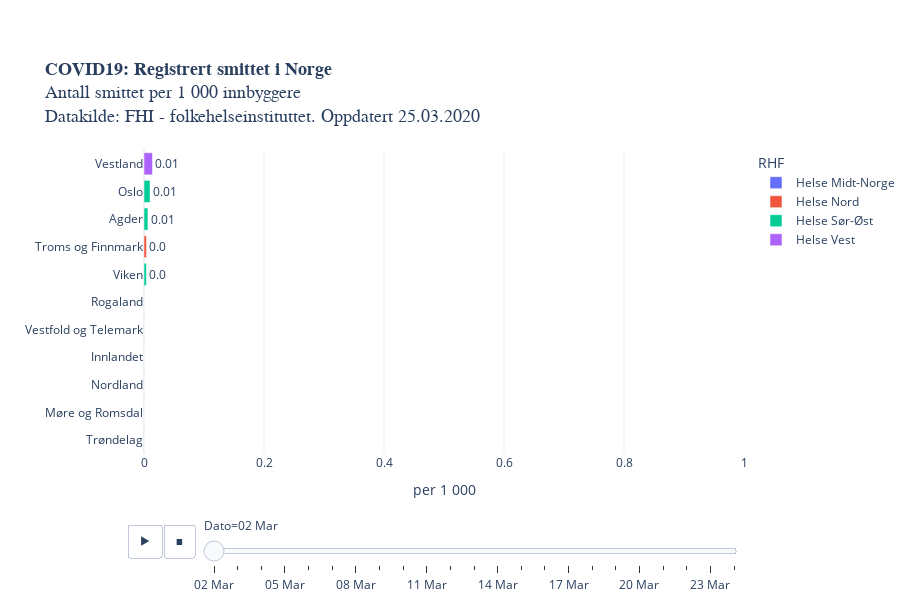

Write notebook code for a chart like this one.
### Code cell
legend = [i for i in vekst["RHF"].unique()]
legend.sort()

fig = px.bar(melted, 
             x='Smittede/tusen innb', y='Fylke', animation_frame="variable",
             animation_group="Fylke",
             orientation='h',
             category_orders={"RHF": legend},
             labels = {"Veksttakt": "daglig vekst (%)", "variable": "Dato"},
             color='RHF',
             text="txt",
             height=600,
             title = "<b>COVID19: Registrert smittet i Norge</b><br>Antall smittet per 1 000 innbyggere<br>Datakilde: FHI - folkehelseinstituttet. Oppdatert " +datetime.today().strftime('%d.%m.%Y'),
             template = "plotly_white",
             range_x=[0,1]
                 ).update_yaxes(categoryorder="total ascending")

fig.layout.coloraxis.showscale = False

fig.update_layout(
    yaxis=dict(
        separatethousands=True,
        categoryorder = 'total ascending',
        title_text="",
        fixedrange=True,
    ), xaxis=dict(fixedrange=True,
                 title_text="per 1 000"),
    title_font=dict(family="Helvetica", size=18),
        margin=dict(b=150)) #bottom margin

fig.update_layout(autosize=True,
    margin=dict(l=100, r=100, t=150, b=0),
    paper_bgcolor='rgba(0, 0, 0, 0)'
    #plot_bgcolor='rgb(248, 248, 255)'    
                 )

py.plot(fig, filename='COVID19_per_capita_fylkesutvikling_animation.html')
fig.show()

### Figure 1 — Plotly figure (JSON) as saved in the notebook; plotly's stock layout.template omitted (floating-point values rounded to 4 significant figures)
{"data": [{"alignmentgroup": "True", "hoverlabel": {"namelength": 0}, "hovertemplate": "RHF=Helse Midt-Norge<br>Dato=02 Mar<br>Smittede/tusen innb=%{x}<br>Fylke=%{y}<br>txt=%{text}", "ids": ["Trøndelag", "Møre og Romsdal"], "legendgroup": "Helse Midt-Norge", "marker": {"color": "#636efa"}, "name": "Helse Midt-Norge", "offsetgroup": "Helse Midt-Norge", "orientation": "h", "showlegend": true, "text": ["0.0", "0.0"], "textposition": "auto", "type": "bar", "x": [0, 0], "xaxis": "x", "y": ["Trøndelag", "Møre og Romsdal"], "yaxis": "y"}, {"alignmentgroup": "True", "hoverlabel": {"namelength": 0}, "hovertemplate": "RHF=Helse Nord<br>Dato=02 Mar<br>Smittede/tusen innb=%{x}<br>Fylke=%{y}<br>txt=%{text}", "ids": ["Troms og Finnmark", "Nordland"], "legendgroup": "Helse Nord", "marker": {"color": "#EF553B"}, "name": "Helse Nord", "offsetgroup": "Helse Nord", "orientation": "h", "showlegend": true, "text": ["0.0", "0.0"], "textposition": "auto", "type": "bar", "x": [0.00411, 0], "xaxis": "x", "y": ["Troms og Finnmark", "Nordland"], "yaxis": "y"}, {"alignmentgroup": "True", "hoverlabel": {"namelength": 0}, "hovertemplate": "RHF=Helse Sør-Øst<br>Dato=02 Mar<br>Smittede/tusen innb=%{x}<br>Fylke=%{y}<br>txt=%{text}", "ids": ["Agder", "Innlandet", "Oslo", "Viken", "Vestfold og Telemark"], "legendgroup": "Helse Sør-Øst", "marker": {"color": "#00cc96"}, "name": "Helse Sør-Øst", "offsetgroup": "Helse Sør-Øst", "orientation": "h", "showlegend": true, "text": ["0.01", "0.0", "0.01", "0.0", "0.0"], "textposition": "auto", "type": "bar", "x": [0.00651, 0, 0.01009, 0.004028, 0], "xaxis": "x", "y": ["Agder", "Innlandet", "Oslo", "Viken", "Vestfold og Telemark"], "yaxis": "y"}, {"alignmentgroup": "True", "hoverlabel": {"namelength": 0}, "hovertemplate": "RHF=Helse Vest<br>Dato=02 Mar<br>Smittede/tusen innb=%{x}<br>Fylke=%{y}<br>txt=%{text}", "ids": ["Rogaland", "Vestland"], "legendgroup": "Helse Vest", "marker": {"color": "#ab63fa"}, "name": "Helse Vest", "offsetgroup": "Helse Vest", "orientation": "h", "showlegend": true, "text": ["0.0", "0.01"], "textposition": "auto", "type": "bar", "x": [0, 0.01414], "xaxis": "x", "y": ["Rogaland", "Vestland"], "yaxis": "y"}], "layout": {"autosize": true, "barmode": "relative", "coloraxis": {"showscale": false}, "height": 600, "legend": {"title": {"text": "RHF"}, "tracegroupgap": 0}, "margin": {"b": 0, "l": 100, "r": 100, "t": 150}, "paper_bgcolor": "rgba(0, 0, 0, 0)", "sliders": [{"active": 0, "currentvalue": {"prefix": "Dato="}, "len": 0.9, "pad": {"b": 10, "t": 60}, "steps": [{"args": [["02 Mar"], {"frame": {"duration": 0, "redraw": true}, "fromcurrent": true, "mode": "immediate", "transition": {"duration": 0, "easing": "linear"}}], "label": "02 Mar", "method": "animate"}, {"args": [["03 Mar"], {"frame": {"duration": 0, "redraw": true}, "fromcurrent": true, "mode": "immediate", "transition": {"duration": 0, "easing": "linear"}}], "label": "03 Mar", "method": "animate"}, {"args": [["04 Mar"], {"frame": {"duration": 0, "redraw": true}, "fromcurrent": true, "mode": "immediate", "transition": {"duration": 0, "easing": "linear"}}], "label": "04 Mar", "method": "animate"}, {"args": [["05 Mar"], {"frame": {"duration": 0, "redraw": true}, "fromcurrent": true, "mode": "immediate", "transition": {"duration": 0, "easing": "linear"}}], "label": "05 Mar", "method": "animate"}, {"args": [["06 Mar"], {"frame": {"duration": 0, "redraw": true}, "fromcurrent": true, "mode": "immediate", "transition": {"duration": 0, "easing": "linear"}}], "label": "06 Mar", "method": "animate"}, {"args": [["07 Mar"], {"frame": {"duration": 0, "redraw": true}, "fromcurrent": true, "mode": "immediate", "transition": {"duration": 0, "easing": "linear"}}], "label": "07 Mar", "method": "animate"}, {"args": [["08 Mar"], {"frame": {"duration": 0, "redraw": true}, "fromcurrent": true, "mode": "immediate", "transition": {"duration": 0, "easing": "linear"}}], "label": "08 Mar", "method": "animate"}, {"args": [["09 Mar"], {"frame": {"duration": 0, "redraw": true}, "fromcurrent": true, "mode": "immediate", "transition": {"duration": 0, "easing": "linear"}}], "label": "09 Mar", "method": "animate"}, {"args": [["10 Mar"], {"frame": {"duration": 0, "redraw": true}, "fromcurrent": true, "mode": "immediate", "transition": {"duration": 0, "easing": "linear"}}], "label": "10 Mar", "method": "animate"}, {"args": [["11 Mar"], {"frame": {"duration": 0, "redraw": true}, "fromcurrent": true, "mode": "immediate", "transition": {"duration": 0, "easing": "linear"}}], "label": "11 Mar", "method": "animate"}, {"args": [["12 Mar"], {"frame": {"duration": 0, "redraw": true}, "fromcurrent": true, "mode": "immediate", "transition": {"duration": 0, "easing": "linear"}}], "label": "12 Mar", "method": "animate"}, {"args": [["13 Mar"], {"frame": {"duration": 0, "redraw": true}, "fromcurrent": true, "mode": "immediate", "transition": {"duration": 0, "easing": "linear"}}], "label": "13 Mar", "method": "animate"}, {"args": [["14 Mar"], {"frame": {"duration": 0, "redraw": true}, "fromcurrent": true, "mode": "immediate", "transition": {"duration": 0, "easing": "linear"}}], "label": "14 Mar", "method": "animate"}, {"args": [["15 Mar"], {"frame": {"duration": 0, "redraw": true}, "fromcurrent": true, "mode": "immediate", "transition": {"duration": 0, "easing": "linear"}}], "label": "15 Mar", "method": "animate"}, {"args": [["16 Mar"], {"frame": {"duration": 0, "redraw": true}, "fromcurrent": true, "mode": "immediate", "transition": {"duration": 0, "easing": "linear"}}], "label": "16 Mar", "method": "animate"}, {"args": [["17 Mar"], {"frame": {"duration": 0, "redraw": true}, "fromcurrent": true, "mode": "immediate", "transition": {"duration": 0, "easing": "linear"}}], "label": "17 Mar", "method": "animate"}, {"args": [["18 Mar"], {"frame": {"duration": 0, "redraw": true}, "fromcurrent": true, "mode": "immediate", "transition": {"duration": 0, "easing": "linear"}}], "label": "18 Mar", "method": "animate"}, {"args": [["19 Mar"], {"frame": {"duration": 0, "redraw": true}, "fromcurrent": true, "mode": "immediate", "transition": {"duration": 0, "easing": "linear"}}], "label": "19 Mar", "method": "animate"}, {"args": [["20 Mar"], {"frame": {"duration": 0, "redraw": true}, "fromcurrent": true, "mode": "immediate", "transition": {"duration": 0, "easing": "linear"}}], "label": "20 Mar", "method": "animate"}, {"args": [["21 Mar"], {"frame": {"duration": 0, "redraw": true}, "fromcurrent": true, "mode": "immediate", "transition": {"duration": 0, "easing": "linear"}}], "label": "21 Mar", "method": "animate"}, {"args": [["22 Mar"], {"frame": {"duration": 0, "redraw": true}, "fromcurrent": true, "mode": "immediate", "transition": {"duration": 0, "easing": "linear"}}], "label": "22 Mar", "method": "animate"}, {"args": [["23 Mar"], {"frame": {"duration": 0, "redraw": true}, "fromcurrent": true, "mode": "immediate", "transition": {"duration": 0, "easing": "linear"}}], "label": "23 Mar", "method": "animate"}, {"args": [["24 Mar"], {"frame": {"duration": 0, "redraw": true}, "fromcurrent": true, "mode": "immediate", "transition": {"duration": 0, "easing": "linear"}}], "label": "24 Mar", "method": "animate"}], "x": 0.1, "xanchor": "left", "y": 0, "yanchor": "top"}], "title": {"font": {"family": "Helvetica", "size": 18}, "text": "<b>COVID19: Registrert smittet i Norge</b><br>Antall smittet per 1 000 innbyggere<br>Datakilde: FHI - folkehelseinstituttet. Oppdatert 25.03.2020"}, "updatemenus": [{"buttons": [{"args": [null, {"frame": {"duration": 500, "redraw": true}, "fromcurrent": true, "mode": "immediate", "transition": {"duration": 500, "easing": "linear"}}], "label": "&#9654;", "method": "animate"}, {"args": [[null], {"frame": {"duration": 0, "redraw": true}, "fromcurrent": true, "mode": "immediate", "transition": {"duration": 0, "easing": "linear"}}], "label": "&#9724;", "method": "animate"}], "direction": "left", "pad": {"r": 10, "t": 70}, "showactive": false, "type": "buttons", "x": 0.1, "xanchor": "right", "y": 0, "yanchor": "top"}], "xaxis": {"anchor": "y", "domain": [0, 1], "fixedrange": true, "range": [0, 1], "title": {"text": "per 1 000"}}, "yaxis": {"anchor": "x", "categoryorder": "total ascending", "domain": [0, 1], "fixedrange": true, "separatethousands": true, "title": {"text": ""}}}}
